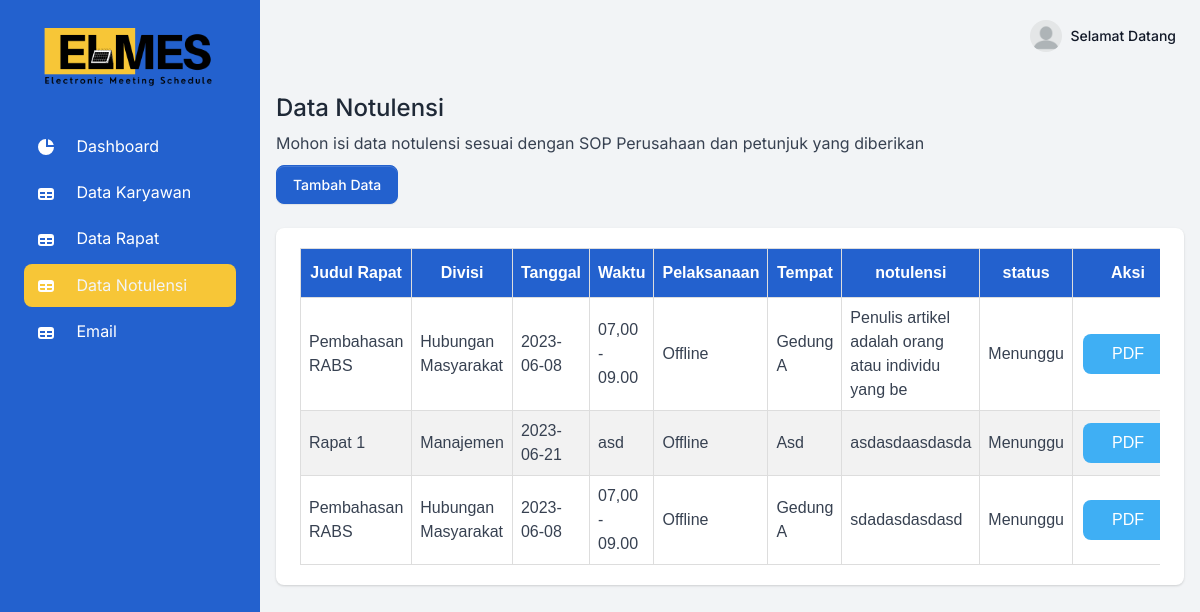
The app's page /pages/elmes/datanotulensi.php with its own data.
### tables this page shows
CREATE TABLE `notulensi` (
  `id_notulensi` int NOT NULL,
  `id_rapat` int DEFAULT NULL,
  `notulensi` text,
  `statuss` varchar(50) NOT NULL DEFAULT 'Menunggu'
);

CREATE TABLE `rapat` (
  `id_rapat` int NOT NULL,
  `judulrapat` varchar(50) DEFAULT NULL,
  `divisi` varchar(50) DEFAULT NULL,
  `tanggal` varchar(50) DEFAULT NULL,
  `waktu` varchar(50) DEFAULT NULL,
  `pelaksanaan` varchar(50) DEFAULT NULL,
  `tempat` varchar(50) DEFAULT NULL,
  `status` varchar(50) NOT NULL DEFAULT 'Menunggu'
);

### pages/elmes/datanotulensi.php (the view, shortened to what this page needs)
<!DOCTYPE html>
<html lang="en">
<head>
<link type="text/css" href="../../vendor/sweetalert2/dist/sweetalert2.min.css" rel="stylesheet">
<link type="text/css" href="../../vendor/notyf/notyf.min.css" rel="stylesheet">
<link type="text/css" href="../../css/volt.css" rel="stylesheet">
<link type="text/css" href="../../css/tabel.css" rel="stylesheet">
</head>
<body>
<nav id="sidebarMenu" class="sidebar d-lg-block bg-info text-white collapse" data-simplebar>
  <div class="sidebar-inner px-4 pt-3">
    <ul class="nav flex-column pt-3 pt-md-0">
      <li class="nav-item">
        <a href="#" class="nav-link d-flex align-items-center">
          <span>
            <img src="../../assets/img/elmes.png" height="64" width="200" alt="ELMES">
          </span>
        </a>
      </li>
      <br>
      <li class="nav-item">
        <a href="index.php" class="nav-link">
          <span class="sidebar-icon text-white">
            <svg class="icon icon-xs me-2" fill="currentColor" viewBox="0 0 20 20" xmlns="http://www.w3.org/2000/svg"><path d="M2 10a8 8 0 018-8v8h8a8 8 0 11-16 0z"></path><path d="M12 2.252A8.014 8.014 0 0117.748 8H12V2.252z"></path></svg>
          </span>
          <span class="sidebar-text-white">Dashboard</span>
        </a>
      </li>
      <li class="nav-item">
        <a href="datakaryawan.php" class="nav-link">
          <span class="sidebar-icon text-white">
            <svg class="icon icon-xs me-2" fill="currentColor" viewBox="0 0 20 20" xmlns="http://www.w3.org/2000/svg"><path fill-rule="evenodd" d="M5 4a3 3 0 00-3 3v6a3 3 0 003 3h10a3 3 0 003-3V7a3 3 0 00-3-3H5zm-1 9v-1h5v2H5a1 1 0 01-1-1zm7 1h4a1 1 0 001-1v-1h-5v2zm0-4h5V8h-5v2zM9 8H4v2h5V8z" clip-rule="evenodd"></path></svg>
          </span>
          <span class="sidebar-text-white">Data Karyawan</span>
        </a>
      </li>
      <li class="nav-item">
        <a href="datarapat.php" class="nav-link">
          <span class="sidebar-icon text-white">
            <svg class="icon icon-xs me-2" fill="currentColor" viewBox="0 0 20 20" xmlns="http://www.w3.org/2000/svg"><path fill-rule="evenodd" d="M5 4a3 3 0 00-3 3v6a3 3 0 003 3h10a3 3 0 003-3V7a3 3 0 00-3-3H5zm-1 9v-1h5v2H5a1 1 0 01-1-1zm7 1h4a1 1 0 001-1v-1h-5v2zm0-4h5V8h-5v2zM9 8H4v2h5V8z" clip-rule="evenodd"></path></svg>
          </span>
          <span class="sidebar-text-white">Data Rapat</span>
        </a>
      </li>
      <li class="nav-item active">
        <a href="datanotulensi.php" class="nav-link">
          <span class="sidebar-icon text-white">
            <svg class="icon icon-xs me-2" fill="currentColor" viewBox="0 0 20 20" xmlns="http://www.w3.org/2000/svg"><path fill-rule="evenodd" d="M5 4a3 3 0 00-3 3v6a3 3 0 003 3h10a3 3 0 003-3V7a3 3 0 00-3-3H5zm-1 9v-1h5v2H5a1 1 0 01-1-1zm7 1h4a1 1 0 001-1v-1h-5v2zm0-4h5V8h-5v2zM9 8H4v2h5V8z" clip-rule="evenodd"></path></svg>
          </span>
          <span class="sidebar-text-white">Data Notulensi</span>
        </a>
      </li>
      <li class="nav-item">
        <a href="dataemail.php" class="nav-link">
          <span class="sidebar-icon text-white">
            <svg class="icon icon-xs me-2" fill="currentColor" viewBox="0 0 20 20" xmlns="http://www.w3.org/2000/svg"><path fill-rule="evenodd" d="M5 4a3 3 0 00-3 3v6a3 3 0 003 3h10a3 3 0 003-3V7a3 3 0 00-3-3H5zm-1 9v-1h5v2H5a1 1 0 01-1-1zm7 1h4a1 1 0 001-1v-1h-5v2zm0-4h5V8h-5v2zM9 8H4v2h5V8z" clip-rule="evenodd"></path></svg>
          </span>
          <span class="sidebar-text-white">Email</span>
        </a>
      </li>
    </ul>
  </div>
</nav>
<main class="content">
  <nav class="navbar navbar-top navbar-expand navbar-dashboard navbar-dark ps-0 pe-2 pb-0">
    <div class="container-fluid px-0">
      <div class="d-flex justify-content-between w-100" id="navbarSupportedContent">
      <ul class="navbar-nav align-items-center">
        <li class="nav-item dropdown ms-lg-3">
          <a class="nav-link dropdown-toggle pt-1 px-0" href="#" role="button" data-bs-toggle="dropdown" aria-expanded="false">
            <div class="media d-flex align-items-center">
              <img class="avatar rounded-circle" alt="Image placeholder" src="../../assets/img/team/profile-picture-2.png">
              <div class="media-body ms-2 text-dark align-items-center d-none d-lg-block">
                <span class="mb-0 font-small fw-bold text-gray-900">Selamat Datang</span>
              </div>
            </div>
          </a>
        </li>
      </ul>
    </div>
  </div>
</nav>
<br>
              <div class="py-2">
                  <div class="d-flex justify-content-between w-100 flex-wrap">
                      <div class="mb-3 mb-lg-0">
                          <h1 class="h4">Data Notulensi</h1>
                          <p class="mb-0">Mohon isi data notulensi sesuai dengan SOP Perusahaan dan petunjuk yang diberikan</p>
                      </div>
                  </div>
              </div>
              <a href="addnotulensi.php" class="btn btn-behance d-inline-flex align-items-center" type="button">Tambah Data</a>
              <br>
              <br>
              <div class="card border-0 shadow mb-4">
                <div class="card-body">
                    <div class="table-responsive">
                        <table id="customers">
                            <thead>
                                <tr>
                                  <th>Judul Rapat</th>
                                  <th>Divisi</th>
                                  <th>Tanggal</th>
                                  <th>Waktu</th>
                                  <th>Pelaksanaan</th>
                                  <th>Tempat</th>
                                  <th>notulensi</th>
                                  <th>status</th>
                                  <th>Aksi</th>
                                </tr>
                              </thead>
                              <tbody>
                                <?php
                                  include "koneksi.php";
                                  $a = "SELECT id_notulensi, judulrapat, divisi, tanggal, waktu, pelaksanaan, tempat, notulensi, statuss FROM notulensi INNER JOIN rapat ON notulensi.id_rapat = rapat.id_rapat";
                                  $b = $koneksi->query($a);
                                  while ($c = $b -> fetch_array()){?>
                                  <tr>
                                    <td><?php echo $c['judulrapat']?></td>
                                    <td><?php echo $c['divisi']?></td>
                                    <td><?php echo $c['tanggal']?></td>
                                    <td><?php echo $c['waktu']?></td>
                                    <td><?php echo $c['pelaksanaan']?></td>
                                    <td><?php echo substr ($c['tempat'],0,50)?></td>
                                    <td><?php echo substr ($c['notulensi'],0,50)?></td>
                                    <td><?php echo $c['statuss']?></td>
                                    <td width="30px">
                                      <a class="button button3" href="cetaknotulensi.php?id=
                                      <?php
                                      if($c['statuss']=="Disetujui"){
                                        echo $c['id_notulensi'];
                                      }else{
                                      }
                                      ?>">PDF</a>
                                    </td>
                                  </tr>
                                  <?php
                                  }
                                  ?>
                              </tbody>
                        </table>
                    </div>
                </div>
              </div>
</main>
</body>
</html>

### pages/elmes/koneksi.php (shortened to what this page needs)
<!DOCTYPE html>
<html lang="en">
<head>
</head>
<body>
</body>
</html>

### css/tabel.css (style rules this page uses)
#customers { font-family: Arial, Helvetica, sans-serif; border-collapse: collapse; width: 100%; }
#customers td, #customers th { border: 1px solid #ddd; padding: 8px; }
#customers tr:nth-child(even) { background-color: #f2f2f2; }
#customers th { padding-top: 12px; padding-bottom: 12px; text-align: center; background-color: #2361CE; color: white; }
.button { color: white; padding: 8px 10px; text-align: center; text-decoration: none; display: inline-block; font-size: 16px; margin: 4px 2px; transition-duration: 0.4s; cursor: pointer; width: 90px; border-radius: 8px; }
.button3 { background-color: #3FAFF4; color: white; }

### records on screen
notulensi: id_rapat.judulrapat "Pembahasan RABS", id_rapat.divisi "Hubungan Masyarakat", id_rapat.tanggal "2023-06-08", id_rapat.waktu "07,00 - 09.00", id_rapat.pelaksanaan "Offline", id_rapat.tempat "Gedung A", notulensi "Penulis artikel adalah orang atau individu yang be", statuss "Menunggu"
notulensi: id_rapat.judulrapat "Rapat 1", id_rapat.divisi "Manajemen", id_rapat.tanggal "2023-06-21", id_rapat.waktu "asd", id_rapat.pelaksanaan "Offline", id_rapat.tempat "Asd", notulensi "asdasdaasdasda", statuss "Menunggu"
notulensi: id_rapat.judulrapat "Pembahasan RABS", id_rapat.divisi "Hubungan Masyarakat", id_rapat.tanggal "2023-06-08", id_rapat.waktu "07,00 - 09.00", id_rapat.pelaksanaan "Offline", id_rapat.tempat "Gedung A", notulensi "sdadasdasdasd", statuss "Menunggu"
